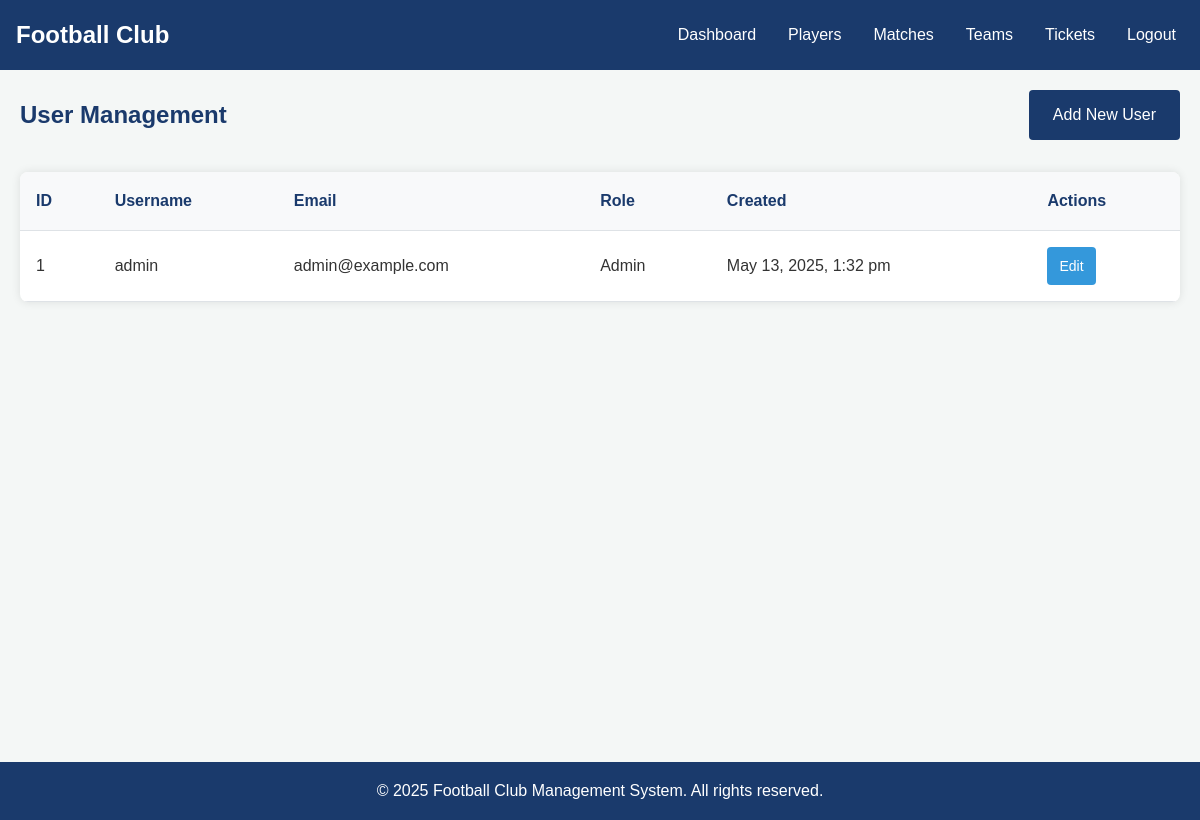
The page /admin/users.php (signed in) on the database its author committed.
### tables this page shows
CREATE TABLE IF NOT EXISTS users (
    id INT AUTO_INCREMENT PRIMARY KEY,
    username VARCHAR(50) NOT NULL UNIQUE,
    password VARCHAR(255) NOT NULL,
    email VARCHAR(100) NOT NULL UNIQUE,
    role ENUM('admin', 'coach', 'player') NOT NULL,
    player_id INT DEFAULT NULL,
    created_at TIMESTAMP DEFAULT CURRENT_TIMESTAMP,
    updated_at TIMESTAMP DEFAULT CURRENT_TIMESTAMP ON UPDATE CURRENT_TIMESTAMP
);

### includes/functions.php (called while the page is built, shortened)
<?php
function format_date($date) {
    return date("F j, Y, g:i a", strtotime($date));
}
?>

### admin/users.php (the view, shortened to what this page needs)
<?php
include '../includes/db.php';
include '../includes/functions.php';
try {
    $stmt = $conn->query("SELECT * FROM users ORDER BY role, username");
    $users = $stmt->fetchAll(PDO::FETCH_ASSOC);
} catch(PDOException $e) {
    $error = "Error fetching users: " . $e->getMessage();
}
include '../includes/header.php';
?>
<div class="dashboard-header">
    <h2>User Management</h2>
    <a href="add_user.php" class="btn">Add New User</a>
</div>
<div class="table-container">
    <table>
        <thead>
            <tr>
                <th>ID</th>
                <th>Username</th>
                <th>Email</th>
                <th>Role</th>
                <th>Created</th>
                <th>Actions</th>
            </tr>
        </thead>
        <tbody>
            <?php if (empty($users)): ?>
                <tr>
                    <td colspan="6" style="text-align: center;">No users found</td>
                </tr>
            <?php else: ?>
                <?php foreach ($users as $user): ?>
                    <tr>
                        <td><?php echo $user['id']; ?></td>
                        <td><?php echo $user['username']; ?></td>
                        <td><?php echo $user['email']; ?></td>
                        <td><?php echo ucfirst($user['role']); ?></td>
                        <td><?php echo format_date($user['created_at']); ?></td>
                        <td class="action-buttons">
                            <a href="edit_user.php?id=<?php echo $user['id']; ?>" class="btn btn-sm btn-primary">Edit</a>
                        </td>
                    </tr>
                <?php endforeach; ?>
            <?php endif; ?>
        </tbody>
    </table>
</div>
<?php include '../includes/footer.php'; ?>

### assets/css/style.css (style rules this page uses)
* { margin: 0; padding: 0; box-sizing: border-box; }
body { font-family: "Arial", sans-serif; line-height: 1.6; color: #333; background-color: #f4f7f6; }
.btn { display: inline-block; background-color: #1a3a6c; color: #fff; padding: 0.75rem 1.5rem; border: none; border-radius: 4px; cursor: pointer; font-size: 1rem; transition: background-color 0.3s ease; text-decoration: none; }
.btn-primary { background: #3498db; }
.dashboard-header { display: flex; justify-content: space-between; align-items: center; margin-bottom: 2rem; }
.dashboard-header h2 { color: #1a3a6c; }
.table-container { background-color: #fff; border-radius: 8px; box-shadow: 0 0 10px rgba(0, 0, 0, 0.1); overflow: hidden; margin-bottom: 2rem; }
table { width: 100%; border-collapse: collapse; }
table th, table td { padding: 1rem; text-align: left; border-bottom: 1px solid #dee2e6; }
table th { background-color: #f8f9fa; font-weight: bold; color: #1a3a6c; }
.action-buttons { display: flex; gap: 0.5rem; }
.action-buttons a, .action-buttons button { padding: 8px 12px; border: none; border-radius: 4px; cursor: pointer; color: #fff; text-decoration: none; font-size: 14px; }

### rows shown on the page
users: id "1", username "admin", email "admin@example.com", role "Admin", created_at "May 13, 2025, 1:32 pm"
